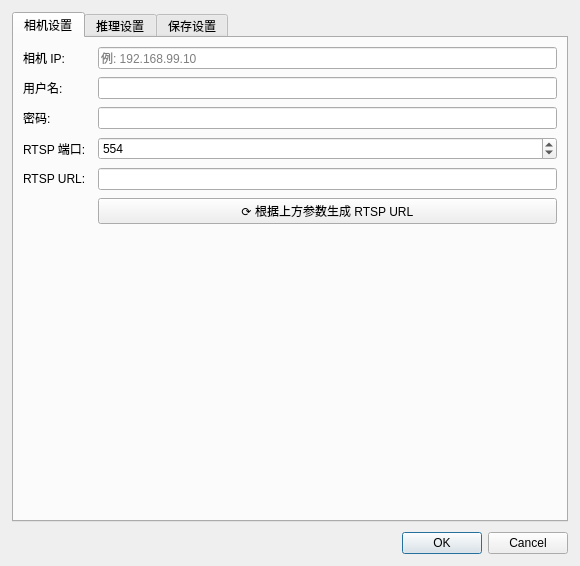
<?xml version="1.0" encoding="UTF-8"?>
<ui version="4.0">
 <class>SettingForm</class>
 <widget class="QDialog" name="SettingForm">
  <property name="geometry">
   <rect>
    <x>0</x>
    <y>0</y>
    <width>580</width>
    <height>560</height>
   </rect>
  </property>
  <property name="windowTitle">
   <string>系统配置</string>
  </property>
  <layout class="QVBoxLayout" name="mainLayout">
   <property name="spacing">
    <number>10</number>
   </property>
   <property name="leftMargin"><number>12</number></property>
   <property name="topMargin"><number>12</number></property>
   <property name="rightMargin"><number>12</number></property>
   <property name="bottomMargin"><number>12</number></property>
   <item>
    <widget class="QTabWidget" name="tabWidget">
     <!-- ===== Tab 1: 相机设置 ===== -->
     <widget class="QWidget" name="tabCamera">
      <attribute name="title">
       <string>相机设置</string>
      </attribute>
      <layout class="QFormLayout" name="cameraFormLayout">
       <property name="horizontalSpacing"><number>12</number></property>
       <property name="verticalSpacing"><number>8</number></property>
       <item row="0" column="0">
        <widget class="QLabel" name="label_ip">
         <property name="text"><string>相机 IP:</string></property>
        </widget>
       </item>
       <item row="0" column="1">
        <widget class="QLineEdit" name="edit_cameraIP">
         <property name="placeholderText"><string>例: 192.168.99.10</string></property>
        </widget>
       </item>
       <item row="1" column="0">
        <widget class="QLabel" name="label_user">
         <property name="text"><string>用户名:</string></property>
        </widget>
       </item>
       <item row="1" column="1">
        <widget class="QLineEdit" name="edit_cameraUser"/>
       </item>
       <item row="2" column="0">
        <widget class="QLabel" name="label_pass">
         <property name="text"><string>密码:</string></property>
        </widget>
       </item>
       <item row="2" column="1">
        <widget class="QLineEdit" name="edit_cameraPass">
         <property name="echoMode"><enum>QLineEdit::Password</enum></property>
        </widget>
       </item>
       <item row="3" column="0">
        <widget class="QLabel" name="label_port">
         <property name="text"><string>RTSP 端口:</string></property>
        </widget>
       </item>
       <item row="3" column="1">
        <widget class="QSpinBox" name="spin_cameraPort">
         <property name="minimum"><number>1</number></property>
         <property name="maximum"><number>65535</number></property>
         <property name="value"><number>554</number></property>
        </widget>
       </item>
       <item row="4" column="0">
        <widget class="QLabel" name="label_rtspUrl">
         <property name="text"><string>RTSP URL:</string></property>
        </widget>
       </item>
       <item row="4" column="1">
        <widget class="QLineEdit" name="edit_rtspUrl">
         <property name="toolTip"><string>完整 RTSP 地址。修改 IP/用户名/密码/端口后点击右侧按钮自动生成</string></property>
        </widget>
       </item>
       <item row="5" column="1">
        <widget class="QPushButton" name="btn_rebuildUrl">
         <property name="text"><string>⟳ 根据上方参数生成 RTSP URL</string></property>
         <property name="toolTip"><string>用 IP、用户名、密码、端口拼接生成 RTSP URL</string></property>
        </widget>
       </item>
      </layout>
     </widget>
     <!-- ===== Tab 2: 推理设置 ===== -->
     <widget class="QWidget" name="tabInference">
      <attribute name="title">
       <string>推理设置</string>
      </attribute>
      <layout class="QVBoxLayout" name="inferMainLayout">
       <property name="spacing"><number>10</number></property>
       <!-- 模型 GroupBox -->
       <item>
        <widget class="QGroupBox" name="groupBox_model">
         <property name="title"><string>模型配置</string></property>
         <layout class="QFormLayout" name="modelFormLayout">
          <property name="verticalSpacing"><number>8</number></property>
          <item row="0" column="0">
           <widget class="QLabel" name="label_enableInfer">
            <property name="text"><string>启用推理:</string></property>
           </widget>
          </item>
          <item row="0" column="1">
           <widget class="QCheckBox" name="check_enableInference">
            <property name="checked"><bool>true</bool></property>
            <property name="text"><string>勾选后启动采集时自动加载模型</string></property>
           </widget>
          </item>
          <item row="1" column="0">
           <widget class="QLabel" name="label_modelPath">
            <property name="text"><string>模型路径:</string></property>
           </widget>
          </item>
          <item row="1" column="1">
           <layout class="QHBoxLayout" name="modelPathLayout">
            <item>
             <widget class="QLineEdit" name="edit_modelPath">
              <property name="placeholderText"><string>支持 .engine (TensorRT) 和 .onnx (OpenCV DNN)</string></property>
             </widget>
            </item>
            <item>
             <widget class="QPushButton" name="btn_browseModel">
              <property name="text"><string>...</string></property>
              <property name="maximumSize"><size><width>32</width><height>16777215</height></size></property>
              <property name="toolTip"><string>浏览选择模型文件</string></property>
             </widget>
            </item>
           </layout>
          </item>
         </layout>
        </widget>
       </item>
       <!-- 检测参数 GroupBox -->
       <item>
        <widget class="QGroupBox" name="groupBox_detParams">
         <property name="title"><string>检测参数</string></property>
         <layout class="QFormLayout" name="detParamsLayout">
          <property name="verticalSpacing"><number>8</number></property>
          <item row="0" column="0">
           <widget class="QLabel" name="label_confThreshold">
            <property name="text"><string>置信度阈值:</string></property>
           </widget>
          </item>
          <item row="0" column="1">
           <widget class="QDoubleSpinBox" name="spin_confThreshold">
            <property name="minimum"><double>0.01</double></property>
            <property name="maximum"><double>1.00</double></property>
            <property name="singleStep"><double>0.05</double></property>
            <property name="value"><double>0.45</double></property>
            <property name="decimals"><number>2</number></property>
            <property name="toolTip"><string>检测置信度阈值，低于此值的检测结果将被忽略</string></property>
           </widget>
          </item>
          <item row="1" column="0">
           <widget class="QLabel" name="label_nmsThreshold">
            <property name="text"><string>NMS 阈值:</string></property>
           </widget>
          </item>
          <item row="1" column="1">
           <widget class="QDoubleSpinBox" name="spin_nmsThreshold">
            <property name="minimum"><double>0.01</double></property>
            <property name="maximum"><double>1.00</double></property>
            <property name="singleStep"><double>0.05</double></property>
            <property name="value"><double>0.50</double></property>
            <property name="decimals"><number>2</number></property>
            <property name="toolTip"><string>非极大值抑制阈值，值越小去重越严格</string></property>
           </widget>
          </item>
         </layout>
        </widget>
       </item>
       <!-- 跟踪参数 GroupBox -->
       <item>
        <widget class="QGroupBox" name="groupBox_trackerParams">
         <property name="title"><string>跟踪 and ReID 参数</string></property>
         <layout class="QFormLayout" name="trackerParamsLayout">
          <property name="verticalSpacing"><number>8</number></property>
          <item row="0" column="0">
           <widget class="QLabel" name="label_iouThreshold">
            <property name="text"><string>IoU 匹配阈值:</string></property>
           </widget>
          </item>
          <item row="0" column="1">
           <widget class="QDoubleSpinBox" name="spin_iouThreshold">
            <property name="minimum"><double>0.01</double></property>
            <property name="maximum"><double>1.00</double></property>
            <property name="singleStep"><double>0.05</double></property>
            <property name="value"><double>0.30</double></property>
            <property name="decimals"><number>2</number></property>
           </widget>
          </item>
          <item row="1" column="0">
           <widget class="QLabel" name="label_maxMissed">
            <property name="text"><string>最大丢失帧数:</string></property>
           </widget>
          </item>
          <item row="1" column="1">
           <widget class="QSpinBox" name="spin_maxMissed">
            <property name="minimum"><number>1</number></property>
            <property name="maximum"><number>300</number></property>
            <property name="value"><number>30</number></property>
            <property name="toolTip"><string>跟踪目标连续丢失多少帧后丢弃</string></property>
           </widget>
          </item>
          <item row="2" column="0">
           <widget class="QLabel" name="label_reidThreshold">
            <property name="text"><string>ReID 匹配阈值:</string></property>
           </widget>
          </item>
          <item row="2" column="1">
           <widget class="QDoubleSpinBox" name="spin_reidThreshold">
            <property name="minimum"><double>0.10</double></property>
            <property name="maximum"><double>1.00</double></property>
            <property name="singleStep"><double>0.05</double></property>
            <property name="value"><double>0.70</double></property>
            <property name="decimals"><number>2</number></property>
            <property name="toolTip"><string>ReID 特征匹配相似度阈值，值越大要求越严格</string></property>
           </widget>
          </item>
          <item row="3" column="0">
           <widget class="QLabel" name="label_kalmanEnabled">
            <property name="text"><string>卡尔曼预测:</string></property>
           </widget>
          </item>
          <item row="3" column="1">
           <widget class="QCheckBox" name="check_kalmanEnabled">
            <property name="checked"><bool>true</bool></property>
            <property name="text"><string>启用运动预测匹配（遮挡期间保持轨迹）</string></property>
            <property name="toolTip"><string>使用卡尔曼滤波器预测目标位置，在检测丢失时仍能维持轨迹连续性</string></property>
           </widget>
          </item>
          <item row="4" column="0">
           <widget class="QLabel" name="label_trackerReidEnabled">
            <property name="text"><string>ReID辅助跟踪:</string></property>
           </widget>
          </item>
          <item row="4" column="1">
           <widget class="QCheckBox" name="check_trackerReidEnabled">
            <property name="checked"><bool>true</bool></property>
            <property name="text"><string>启用ReID外观特征辅助匹配（防止ID切换）</string></property>
            <property name="toolTip"><string>当IoU匹配失败时，使用ReID外观特征进行二次匹配，大幅减少同一人的ID切换</string></property>
           </widget>
          </item>
          <item row="5" column="0">
           <widget class="QLabel" name="label_trackerReidThreshold">
            <property name="text"><string>跟踪ReID阈值:</string></property>
           </widget>
          </item>
          <item row="5" column="1">
           <widget class="QDoubleSpinBox" name="spin_trackerReidThreshold">
            <property name="minimum"><double>0.10</double></property>
            <property name="maximum"><double>1.00</double></property>
            <property name="singleStep"><double>0.05</double></property>
            <property name="value"><double>0.65</double></property>
            <property name="decimals"><number>2</number></property>
            <property name="toolTip"><string>跟踪器内部ReID匹配阈值（比访客匹配阈值略低，因为是短时间内的匹配）</string></property>
           </widget>
          </item>
          <item row="6" column="0">
           <widget class="QLabel" name="label_galleryMaxAge">
            <property name="text"><string>画廊保留时间(ms):</string></property>
           </widget>
          </item>
          <item row="6" column="1">
           <widget class="QSpinBox" name="spin_galleryMaxAge">
            <property name="minimum"><number>1000</number></property>
            <property name="maximum"><number>60000</number></property>
            <property name="singleStep"><number>1000</number></property>
            <property name="value"><number>10000</number></property>
            <property name="toolTip"><string>丢失轨迹在画廊中的最大保留时间，超时后彻底移除。值越大越能处理长时间遮挡</string></property>
           </widget>
          </item>
         </layout>
        </widget>
       </item>
      </layout>
     </widget>
     <!-- ===== Tab 3: 保存设置 ===== -->
     <widget class="QWidget" name="tabSave">
      <attribute name="title">
       <string>保存设置</string>
      </attribute>
      <layout class="QFormLayout" name="saveFormLayout">
       <property name="horizontalSpacing"><number>12</number></property>
       <property name="verticalSpacing"><number>8</number></property>
       <item row="0" column="0">
        <widget class="QLabel" name="label_savePath">
         <property name="text"><string>图像保存路径:</string></property>
        </widget>
       </item>
       <item row="0" column="1">
        <layout class="QHBoxLayout" name="savePathLayout">
         <item>
          <widget class="QLineEdit" name="edit_savePath"/>
         </item>
         <item>
          <widget class="QPushButton" name="btn_browseSavePath">
           <property name="text"><string>...</string></property>
           <property name="maximumSize"><size><width>32</width><height>16777215</height></size></property>
          </widget>
         </item>
        </layout>
       </item>
       <item row="1" column="0">
        <widget class="QLabel" name="label_saveFormat">
         <property name="text"><string>保存格式:</string></property>
        </widget>
       </item>
       <item row="1" column="1">
        <widget class="QComboBox" name="combo_saveFormat">
         <item><property name="text"><string>jpg</string></property></item>
         <item><property name="text"><string>png</string></property></item>
         <item><property name="text"><string>bmp</string></property></item>
         <item><property name="text"><string>tif</string></property></item>
        </widget>
       </item>
       <item row="2" column="0">
        <widget class="QLabel" name="label_jpegQuality">
         <property name="text"><string>JPEG 质量:</string></property>
        </widget>
       </item>
       <item row="2" column="1">
        <widget class="QSpinBox" name="spin_jpegQuality">
         <property name="minimum"><number>1</number></property>
         <property name="maximum"><number>100</number></property>
         <property name="value"><number>95</number></property>
        </widget>
       </item>
       <item row="3" column="0">
        <widget class="QLabel" name="label_reidSavePath">
         <property name="text"><string>ReID 图像路径:</string></property>
        </widget>
       </item>
       <item row="3" column="1">
        <layout class="QHBoxLayout" name="reidSavePathLayout">
         <item>
          <widget class="QLineEdit" name="edit_reidSavePath"/>
         </item>
         <item>
          <widget class="QPushButton" name="btn_browseReidSavePath">
           <property name="text"><string>...</string></property>
           <property name="maximumSize"><size><width>32</width><height>16777215</height></size></property>
          </widget>
         </item>
        </layout>
       </item>
       <item row="4" column="0">
        <widget class="QLabel" name="label_regionSavePath">
         <property name="text"><string>区域配置路径:</string></property>
        </widget>
       </item>
       <item row="4" column="1">
        <widget class="QLineEdit" name="edit_regionSavePath">
         <property name="toolTip"><string>检测区域配置的 JSON 保存路径</string></property>
        </widget>
       </item>
      </layout>
     </widget>
    </widget>
   </item>
   <item>
    <widget class="QDialogButtonBox" name="buttonBox">
     <property name="orientation"><enum>Qt::Horizontal</enum></property>
     <property name="standardButtons">
      <set>QDialogButtonBox::Cancel|QDialogButtonBox::Ok</set>
     </property>
    </widget>
   </item>
  </layout>
 </widget>
 <resources/>
 <connections>
  <connection>
   <sender>buttonBox</sender>
   <signal>accepted()</signal>
   <receiver>SettingForm</receiver>
   <slot>accept()</slot>
  </connection>
  <connection>
   <sender>buttonBox</sender>
   <signal>rejected()</signal>
   <receiver>SettingForm</receiver>
   <slot>reject()</slot>
  </connection>
 </connections>
</ui>
